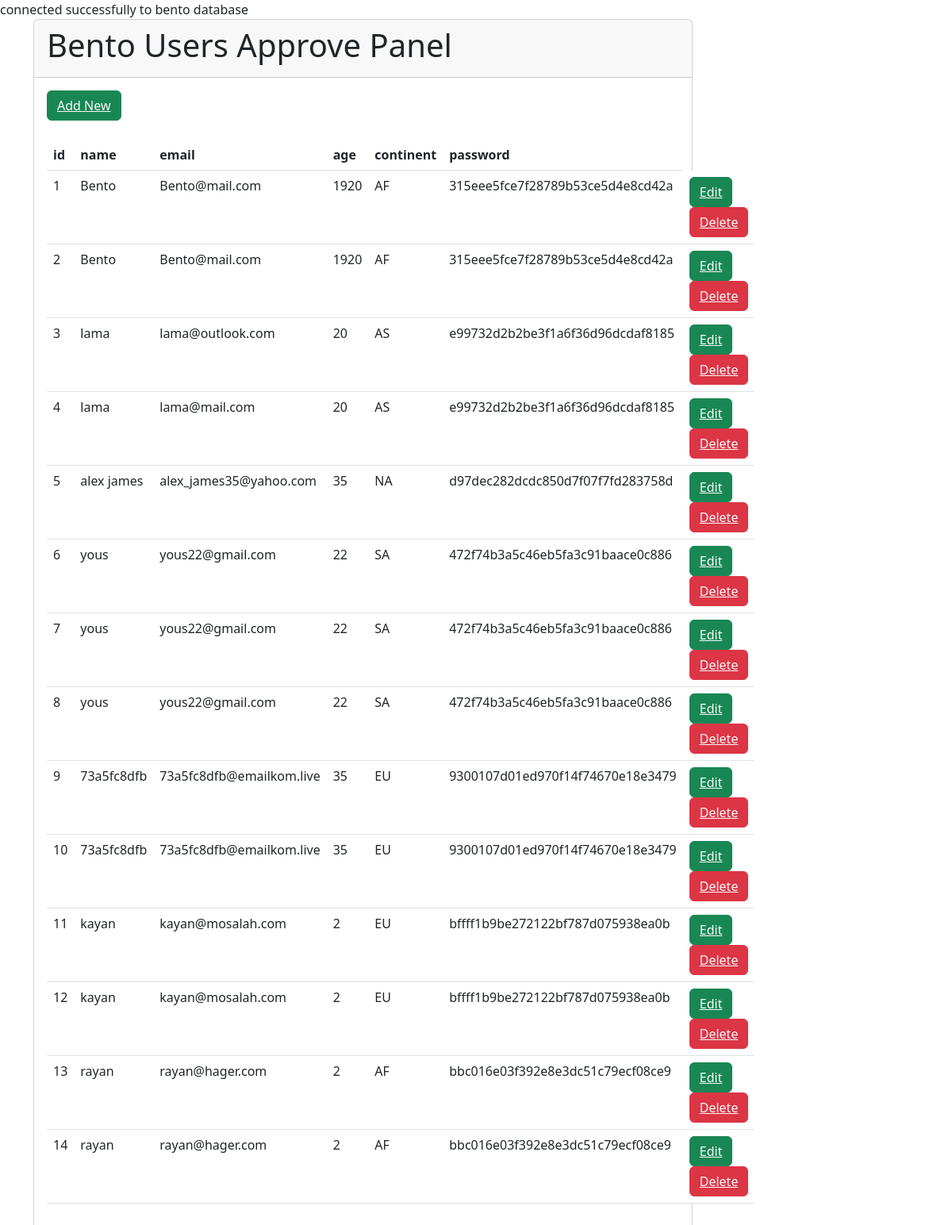
The page / on the database its author committed.
### tables this page shows
CREATE TABLE `users` (
  `id` int(11) NOT NULL,
  `username` varchar(50) NOT NULL,
  `email` varchar(50) NOT NULL,
  `age` int(50) NOT NULL,
  `continent` varchar(50) NOT NULL,
  `password` varchar(50) NOT NULL
);

### index.php (the view, shortened to what this page needs)
<?php
   include ('connection.php'); ?>
<!DOCTYPE html>
<html lang="en">
<head>
    <link href="https://cdn.jsdelivr.net/npm/bootstrap@5.3.0-alpha1/dist/css/bootstrap.min.css" rel="stylesheet">
</head>
<body>
        <div class="container">
            <div class="row">
                 <div class="col-md-9">
                    <div class="card">
                    <div class="card-header">
                        <h1> Bento Users Approve Panel </h1>
                    </div>
                    <div class="card-body">
                    <button class="btn btn-success"> <a href="add.php" class="text-light"> Add New </a> </button>
                        <br/>
                        <br/>
                    <table class="table">
                        <thead>
                            <tr>
                            <th scope="col">id</th>
                            <th scope="col">name</th>
                            <th scope="col">email</th>
                             <th scope="col">age</th>
                            <th scope="col">continent</th>
                            <th scope="col">password</th>
                            </tr>
                        </thead>
                        <tbody>
                                <?php
                                $sql = "select * from users";
                                $run = mysqli_query($con, $sql);
                                while($row = mysqli_fetch_array($run))
                                {
                                    $id = $row ['id'];
                                    $name = $row ['username'];
                                    $email = $row ['email'];
                                    $age = $row ['age'];
                                    $continent = $row['continent'];
                                    $password = $row['password'];
                                ?>
                                   <tr>
                                        <td> <?php echo $id ?> </td>
                                        <td> <?php echo $name ?> </td>
                                        <td> <?php echo $email ?> </td>
                                        <td> <?php echo $age ?> </td>
                                        <td> <?php echo $continent ?> </td>
                                        <td> <?php echo $password ?> </td>
                                        <td>
                                        <button class="btn btn-success"> <a href='edit.php?edit=<?php echo $id ?>' class="text-light"> Edit </a> </button> &nbsp;
                                       <button class="btn btn-danger"><a href='delete.php?del=<?php echo $id ?>' class="text-light"> Delete </a> </button>
                                        </td>
                                   </tr>
                                    <?php $id++; } ?>
                        </tbody>
                        </table>
                    </div>
                    </div>
                </div>
            </div>
        </div>
</body>
</html>

### rows shown on the page
users: id "1", username "Bento", email "Bento@mail.com", age "1920", continent "AF", password "315eee5fce7f28789b53ce5d4e8cd42a"
users: id "2", username "Bento", email "Bento@mail.com", age "1920", continent "AF", password "315eee5fce7f28789b53ce5d4e8cd42a"
users: id "3", username "lama", email "lama@outlook.com", age "20", continent "AS", password "e99732d2b2be3f1a6f36d96dcdaf8185"
users: id "4", username "lama", email "lama@mail.com", age "20", continent "AS", password "e99732d2b2be3f1a6f36d96dcdaf8185"
users: id "5", username "alex james", email "alex_james35@yahoo.com", age "35", continent "NA", password "d97dec282dcdc850d7f07f7fd283758d"
users: id "6", username "yous", email "yous22@gmail.com", age "22", continent "SA", password "472f74b3a5c46eb5fa3c91baace0c886"
users: id "7", username "yous", email "yous22@gmail.com", age "22", continent "SA", password "472f74b3a5c46eb5fa3c91baace0c886"
users: id "8", username "yous", email "yous22@gmail.com", age "22", continent "SA", password "472f74b3a5c46eb5fa3c91baace0c886"
users: id "9", username "73a5fc8dfb", email "73a5fc8dfb@emailkom.live", age "35", continent "EU", password "9300107d01ed970f14f74670e18e3479"
users: id "10", username "73a5fc8dfb", email "73a5fc8dfb@emailkom.live", age "35", continent "EU", password "9300107d01ed970f14f74670e18e3479"
users: id "11", username "kayan", email "kayan@mosalah.com", age "2", continent "EU", password "bffff1b9be272122bf787d075938ea0b"
users: id "12", username "kayan", email "kayan@mosalah.com", age "2", continent "EU", password "bffff1b9be272122bf787d075938ea0b"
users: id "13", username "rayan", email "rayan@hager.com", age "2", continent "AF", password "bbc016e03f392e8e3dc51c79ecf08ce9"
users: id "14", username "rayan", email "rayan@hager.com", age "2", continent "AF", password "bbc016e03f392e8e3dc51c79ecf08ce9"
